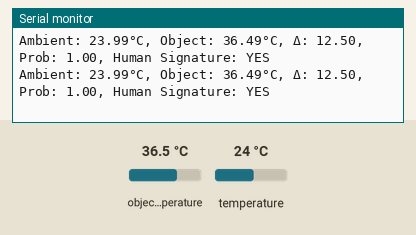
The sketch below on a simulated ESP8266 (NodeMCU). Parts: the last lines printed to the serial monitor. The inputs (shaded band) are chosen by the test bench; at power-on: object temperature 36.5 °C, temperature 24 °C. WiFi joins after 1.5 s; servers stay silent unless stated; uploads are accepted with an empty reply.

Above: at 4.7 s.
4.8 s: object temperature set to 20 °C
At 5.68 s:
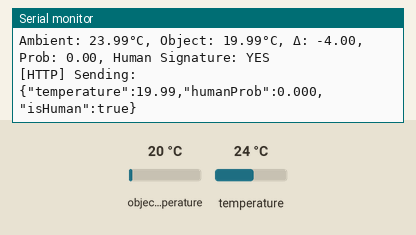
7.0 s: temperature set to 12 °C
At 7.69 s:
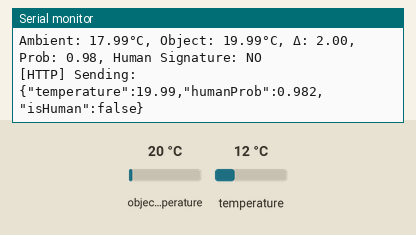
8.5 s: object temperature set to 26 °C
At 9.69 s:
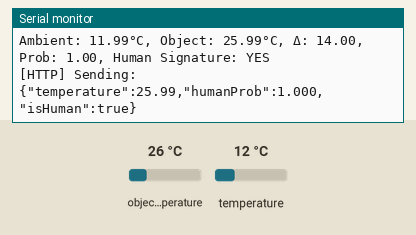
Timing chart, 0 to 11.5 s (numbered marks = the images above; inputs shaded):
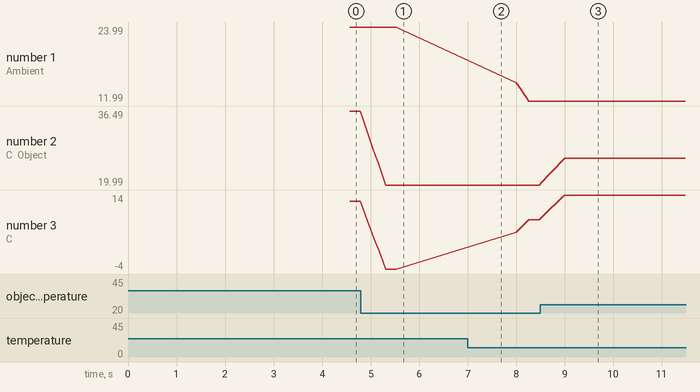

Measured:
- after the input at 4.8 s, the serial monitor: prints a new line at once (image 1)
- after the input at 7.0 s, the serial monitor: prints a new line after 0.05 s (image 2)
- after the input at 8.5 s, the serial monitor: prints a new line at once (image 3)
- plotted number 1: 23.99 → 11.99 after the input at 7.0 s
- plotted number 2: 36.49 → 19.99 after the input at 4.8 s, 19.99 → 25.99 after the input at 8.5 s
- plotted number 3: 12.5 → -4 after the input at 4.8 s, -4 → 8 after the input at 7.0 s, 8 → 14 after the input at 8.5 s

The sketch:

sensor.ino
```cpp
#include <Wire.h>
#include <Adafruit_MLX90614.h>
#include <ESP8266WiFi.h>
#include <WiFiClientSecure.h>
#include <ESP8266HTTPClient.h>
#include <math.h>

// --- CONFIGURATION ---
const char* SSID     = "Your_SSID";
const char* PASS     = "Your_PASSWORD";
const char* ENDPOINT = "your_endpoint_here"; // e.g., "https://example.com/api/temperature"

static const uint8_t SDA_PIN = D1;
static const uint8_t SCL_PIN = D2;

const uint8_t AMB_BUFF = 20;
const uint8_t OBJ_BUFF = 10;
const float TEMP_DELTA_THRESHOLD = 1.0;
const float LOGISTIC_K            = 4.0;
const uint16_t DEBOUNCE_MS        = 500;

Adafruit_MLX90614 mlx;
float ambBuf[AMB_BUFF], objBuf[OBJ_BUFF];
uint8_t ambIdx = 0, objIdx = 0;

bool presenceState = false;
uint32_t stateTimer   = 0;
uint32_t lastSendTime = 0;

void setup() {
  Serial.begin(115200);
  Wire.begin(SDA_PIN, SCL_PIN);

  if (!mlx.begin()) {
    Serial.println("MLX90614 not found! Halting.");
    while (1) delay(10);
  }

  // Connect to Wi-Fi
  Serial.print("Connecting to Wi-Fi");
  WiFi.begin(SSID, PASS);
  while (WiFi.status() != WL_CONNECTED) {
    delay(500);
    Serial.print(".");
  }
  Serial.println(" connected!");

  // Pre-fill ambient buffer
  Serial.println("Calibrating ambient…");
  float sum = 0;
  for (uint8_t i = 0; i < AMB_BUFF; i++) {
    ambBuf[i] = mlx.readAmbientTempC();
    sum += ambBuf[i];
    delay(100);
  }
  Serial.printf("Ambient baseline: %.2f°C\n", sum / AMB_BUFF);
}

float logistic(float x) {
  return 1.0 / (1.0 + exp(-LOGISTIC_K * x));
}

void loop() {
  // 1) Rolling ambient
  float rawAmb = mlx.readAmbientTempC();
  ambBuf[ambIdx] = rawAmb;
  ambIdx = (ambIdx + 1) % AMB_BUFF;
  float ambient = 0;
  for (auto &v : ambBuf) ambient += v;
  ambient /= AMB_BUFF;

  // 2) Rolling object
  float rawObj = mlx.readObjectTempC();
  objBuf[objIdx] = rawObj;
  objIdx = (objIdx + 1) % OBJ_BUFF;
  float objAvg = 0;
  for (auto &v : objBuf) objAvg += v;
  objAvg /= OBJ_BUFF;

  // 3) Compute delta, probability & debounce
  float delta = objAvg - ambient;
  float prob  = constrain(logistic(delta - TEMP_DELTA_THRESHOLD), 0.0, 1.0);
  bool over = delta >= TEMP_DELTA_THRESHOLD;

  if (!presenceState) {
    if (over) {
      if (!stateTimer) stateTimer = millis();
      else if (millis() - stateTimer >= DEBOUNCE_MS) presenceState = true;
    } else stateTimer = 0;
  } else {
    if (!over) {
      if (!stateTimer) stateTimer = millis();
      else if (millis() - stateTimer >= DEBOUNCE_MS) presenceState = false;
    } else stateTimer = 0;
  }

  Serial.printf("Ambient: %.2f°C, Object: %.2f°C, Δ: %.2f, Prob: %.2f, Human Signature: %s\n",
                ambient, objAvg, delta, prob, presenceState ? "YES":"NO");

  // 4) Send every 10s
  if (millis() - lastSendTime >= 2000) {
    lastSendTime = millis();
    sendToServer(objAvg, prob, presenceState);
  }

  delay(50);
}

void sendToServer(float tempC, float prob, bool isHuman) {
  // Build JSON payload
  String body = "{";
  body += "\"temperature\":" + String(tempC, 2) + ",";
  body += "\"humanProb\":"   + String(prob, 3) + ",";
  body += "\"isHuman\":";
  body += (isHuman ? "true" : "false");
  body += "}";

  Serial.println("[HTTP] Sending:");
  Serial.println(body);

  // HTTPS client
  WiFiClientSecure client;
  client.setInsecure();  // skip cert check

  HTTPClient https;
  if (https.begin(client, ENDPOINT)) {
    https.addHeader("Content-Type", "application/json");
    int code = https.POST(body);
    String resp = https.getString();
    Serial.printf("[HTTP] Code: %d (%s)\n",
                  code, https.errorToString(code).c_str());
    Serial.println("[HTTP] Response:");
    Serial.println(resp);
    https.end();
  } else {
    Serial.println("[HTTP] Connection failed");
  }
}
```
